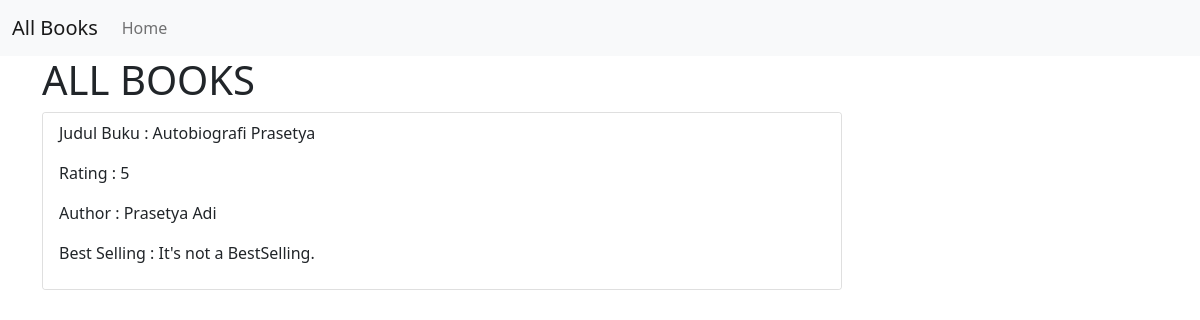
/data/autobiografi-prasetya, run on the app's committed database.
### data_model/models.py (models this page shows, shortened)
class Book(models.Model):
    title = models.CharField(max_length=50)
    rating = models.IntegerField(
        validators=[MinValueValidator(1), MaxValueValidator(5)])
    author = models.CharField(null=True, max_length=100)
    is_bestselling = models.BooleanField(default=False)
    slug = models.SlugField(default="", blank=True,
                            null=False, editable=False, db_index=True)

### data_model/views.py (the view)
# urls.py: path("<slug>", views.databooks, name='DataBooks'),
def databooks(request, slug):
    a_book = get_object_or_404(Book, slug=slug)
    context = {
        'a_book': a_book
    }
    return render(request, 'data_model/book_detail.html', context)

### data_model/templates/data_model/book_detail.html (shortened to what this page needs)
{% extends 'data_model/base.html' %}
{% block Header %} ALL BOOKS {% endblock Header %}
{% block content %}
<div class="card mt-10" style="width: 50rem;">
    <ul class="list-group list-group-flush">
        <li class="list-group-item">
            <p>Judul Buku : {{ a_book.title }}</p>
            <p>Rating : {{ a_book.rating }}</p>
            <p>Author : {{ a_book.author }}</p>
            <p>Best Selling :
                {% if a_book.is_bestselling %}
                It's a BestSelling!
                {% else %}
                It's not a BestSelling.
                {% endif %}
            </p>
        </li>
    </ul>
</div>
{% endblock content %}

### data on the page
Book: title "Autobiografi Prasetya", rating "5", author "Prasetya Adi"
